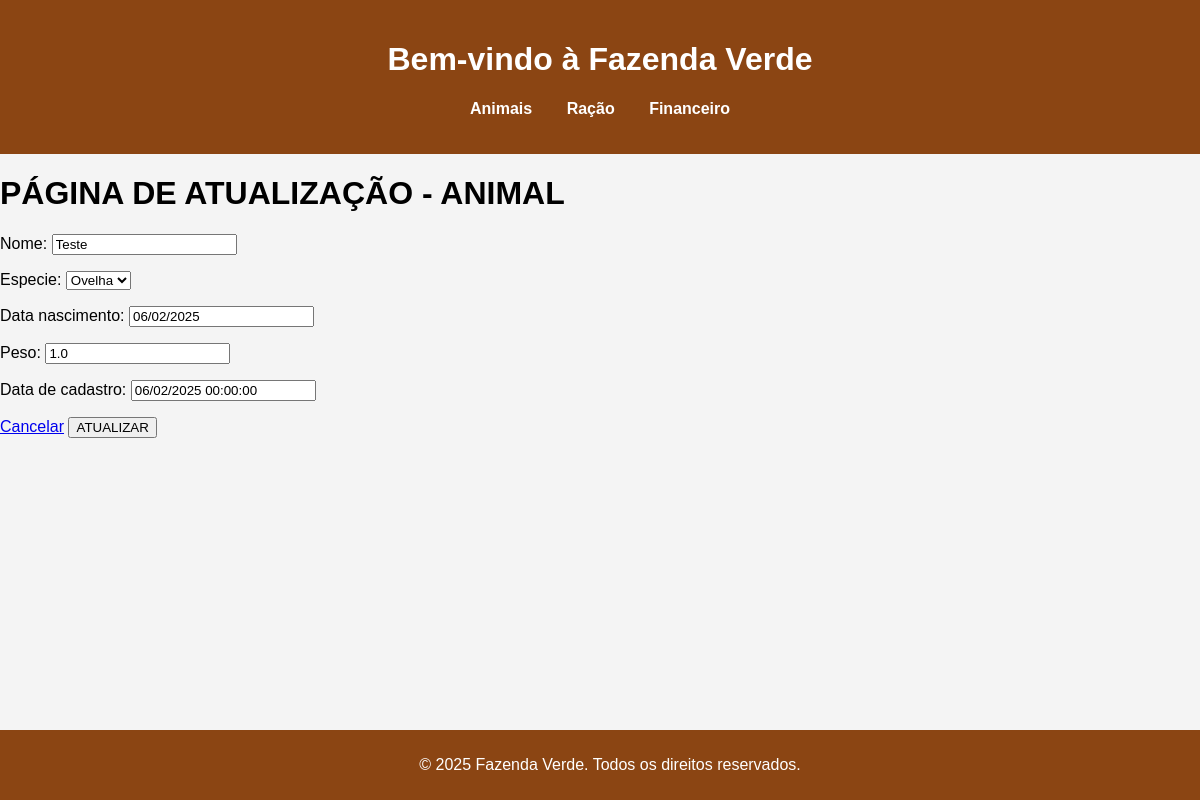
/editar_animais/6, run on the app's committed database.
### Fazenda/models.py (models this page shows, shortened)
class Animal(models.Model):
    nome = models.CharField(max_length=100)
    especie = models.ForeignKey(Especie, on_delete=models.CASCADE)
    data_nascimento = models.DateField()
    peso = models.FloatField()
    data_de_cadastro = models.DateTimeField()

class Especie(models.Model):
    nome = models.CharField(max_length=100)
    def __str__(self):
        return self.nome

### Fazenda/views.py (the view)
# urls.py: path('editar_animais/<int:id>', editar_animais, name="editar_animais"),
def editar_animais(request, id):
    animal = Animal.objects.get(id=id)
    if request.method == 'POST':
        form = AnimalForm(request.POST, instance=animal)
        if form.is_valid():
            form.save()
            return redirect('listar_animais')
    else:
        form = AnimalForm(instance=animal)
    return render(request, 'animais/editar_animais.html', {'form': form})

### Fazenda/forms.py
class AnimalForm(forms.ModelForm):
    class Meta:
        model = Animal
        fields = ['nome', 'especie', 'data_nascimento', 'peso', 'data_de_cadastro',]

### Fazenda/templates/animais/editar_animais.html (shortened to what this page needs)
{% extends "layout/base.html" %}
{% block content %}
<h1 class="title">PÁGINA DE ATUALIZAÇÃO - ANIMAL</h1>
    <div class="form-container">
        <form method="POST">
            {{ form.as_p }}
            <div class="form-actions">
                <a type="button" class="cancel-btn" href="{% url "index" %}">Cancelar</a>
                <button type="submit" class="submit-btn">ATUALIZAR</button>
            </div>
        </form>
    </div>
{% endblock content %}

### Fazenda/static/css/styles.css (style rules this page uses)
body { font-family: Arial, sans-serif; margin: 0; padding: 0; background-color: #f4f4f4; }

### Fazenda/templates/layout/cabecalho.html (style rules this page uses)
body { font-family: Arial, sans-serif; margin: 0; padding: 0; background-color: #f4f4f4; }

### Fazenda/templates/layout/rodape.html (style rules this page uses)
body { font-family: Arial, sans-serif; margin: 0; padding: 0; background-color: #f4f4f4; }

### data on the page
Animal: nome "Teste", especie "Ovelha", data_nascimento "06/02/2025", peso "1.0", data_de_cadastro "06/02/2025 00:00:00"
